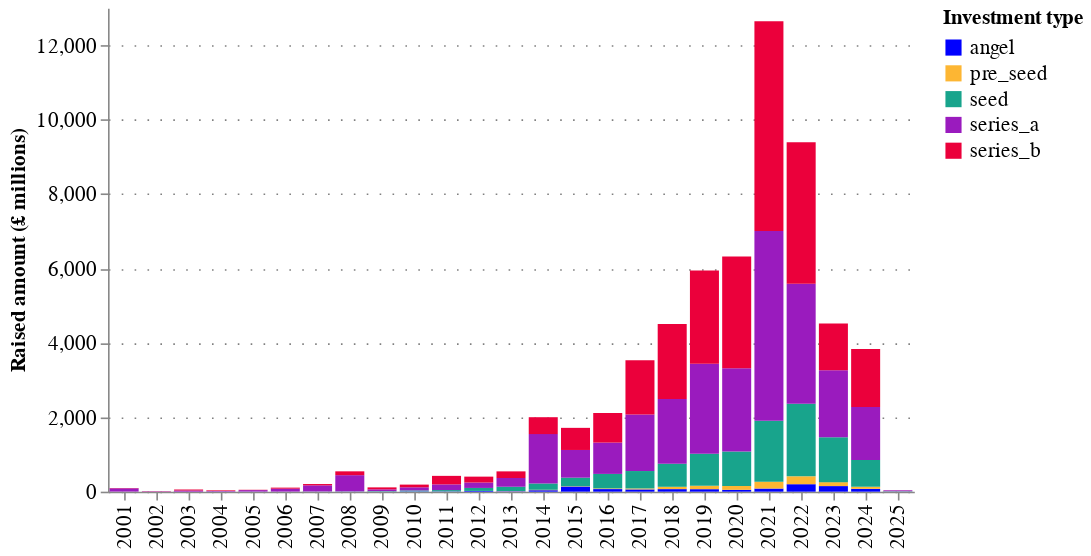

Write notebook code for a chart like this one.
### Code cell
analysis_crunchbase.chart_investment_types(aggregated_funding_types_df)

### Figure 1 — Vega-Lite specification as saved in the notebook (floating-point values rounded to 4 significant figures)
{"config": {"title": {"font": "Averta", "anchor": "start"}, "subtitle": {"font": "Averta"}, "axis": {"labelFont": "Averta", "titleFont": "Averta", "gridColor": "grey", "gridDash": [1, 7], "labelFontSize": 13, "titleFontSize": 13}, "header": {"labelFont": "Averta", "titleFont": "Averta"}, "legend": {"labelFont": "Averta", "titleFont": "Averta", "labelFontSize": 13, "titleFontSize": 13}, "range": {"category": ["#0000FF", "#FDB633", "#18A48C", "#9A1BBE", "#EB003B", "#FF6E47", "#646363", "#0F294A", "#97D9E3", "#A59BEE", "#F6A4B7", "#D2C9C0", "#FFFFFF", "#000000"], "ordinal": {"scheme": ["#0000FF", "#FDB633", "#18A48C", "#9A1BBE", "#EB003B", "#FF6E47", "#646363", "#0F294A", "#97D9E3", "#A59BEE", "#F6A4B7", "#D2C9C0", "#FFFFFF", "#000000"]}}, "view": {"strokeWidth": 0}}, "data": {"name": "data-8983f65b64715423c5838b7574e61c64"}, "mark": {"type": "bar"}, "encoding": {"color": {"field": "investment_type", "title": "Investment type", "type": "nominal"}, "order": {"field": "investment_type", "type": "nominal"}, "tooltip": [{"field": "year", "type": "quantitative"}, {"field": "investment_type", "type": "nominal"}, {"field": "raised_amount_gbp", "type": "quantitative"}], "x": {"field": "year", "title": "", "type": "ordinal"}, "y": {"field": "raised_amount_gbp", "title": "Raised amount (£ millions)", "type": "quantitative"}}, "height": 300, "title": {"anchor": "start", "text": "", "subtitle": "", "subtitleFont": "Averta", "subtitleFontSize": 13}, "width": 500, "$schema": "https://vega.github.io/schema/vega-lite/v5.20.1.json", "datasets": {"data-8983f65b64715423c5838b7574e61c64": [{"year": 2001, "investment_type": "angel", "raised_amount_gbp": 0.3466, "counts": 2}, {"year": 2001, "investment_type": "seed", "raised_amount_gbp": 1.801, "counts": 2}, {"year": 2001, "investment_type": "series_a", "raised_amount_gbp": 87.78, "counts": 4}, {"year": 2001, "investment_type": "series_b", "raised_amount_gbp": 7.766, "counts": 1}, {"year": 2002, "investment_type": "seed", "raised_amount_gbp": 0.3235, "counts": 1}, {"year": 2002, "investment_type": "series_a", "raised_amount_gbp": 10.31, "counts": 5}, {"year": 2002, "investment_type": "series_b", "raised_amount_gbp": 5.096, "counts": 2}, {"year": 2003, "investment_type": "angel", "raised_amount_gbp": 0.0, "counts": 1}, {"year": 2003, "investment_type": "seed", "raised_amount_gbp": 0.0326, "counts": 1}, {"year": 2003, "investment_type": "series_a", "raised_amount_gbp": 31.2, "counts": 7}, {"year": 2003, "investment_type": "series_b", "raised_amount_gbp": 26.57, "counts": 3}, {"year": 2004, "investment_type": "angel", "raised_amount_gbp": 0.0, "counts": 1}, {"year": 2004, "investment_type": "pre_seed", "raised_amount_gbp": 0.08896, "counts": 2}, {"year": 2004, "investment_type": "seed", "raised_amount_gbp": 2.405, "counts": 7}, {"year": 2004, "investment_type": "series_a", "raised_amount_gbp": 14.96, "counts": 6}, {"year": 2004, "investment_type": "series_b", "raised_amount_gbp": 17.44, "counts": 5}, {"year": 2005, "investment_type": "angel", "raised_amount_gbp": 2.48, "counts": 2}, {"year": 2005, "investment_type": "pre_seed", "raised_amount_gbp": 0.0, "counts": 1}, {"year": 2005, "investment_type": "seed", "raised_amount_gbp": 1.358, "counts": 7}, {"year": 2005, "investment_type": "series_a", "raised_amount_gbp": 37.75, "counts": 17}, {"year": 2005, "investment_type": "series_b", "raised_amount_gbp": 8.723, "counts": 3}, {"year": 2006, "investment_type": "angel", "raised_amount_gbp": 0.9943, "counts": 6}, {"year": 2006, "investment_type": "seed", "raised_amount_gbp": 1.446, "counts": 17}, {"year": 2006, "investment_type": "series_a", "raised_amount_gbp": 78.08, "counts": 21}, {"year": 2006, "investment_type": "series_b", "raised_amount_gbp": 27.65, "counts": 11}, {"year": 2007, "investment_type": "angel", "raised_amount_gbp": 1.113, "counts": 5}, {"year": 2007, "investment_type": "pre_seed", "raised_amount_gbp": 0.1255, "counts": 5}, {"year": 2007, "investment_type": "seed", "raised_amount_gbp": 3.99, "counts": 13}, {"year": 2007, "investment_type": "series_a", "raised_amount_gbp": 164.8, "counts": 30}, {"year": 2007, "investment_type": "series_b", "raised_amount_gbp": 35.04, "counts": 14}, {"year": 2008, "investment_type": "angel", "raised_amount_gbp": 2.478, "counts": 7}, {"year": 2008, "investment_type": "pre_seed", "raised_amount_gbp": 0.03304, "counts": 2}, {"year": 2008, "investment_type": "seed", "raised_amount_gbp": 5.817, "counts": 22}, {"year": 2008, "investment_type": "series_a", "raised_amount_gbp": 435.1, "counts": 26}, {"year": 2008, "investment_type": "series_b", "raised_amount_gbp": 103.0, "counts": 14}, {"year": 2009, "investment_type": "angel", "raised_amount_gbp": 1.624, "counts": 11}, {"year": 2009, "investment_type": "pre_seed", "raised_amount_gbp": 0.0427, "counts": 3}, {"year": 2009, "investment_type": "seed", "raised_amount_gbp": 12.65, "counts": 41}, {"year": 2009, "investment_type": "series_a", "raised_amount_gbp": 48.19, "counts": 25}, {"year": 2009, "investment_type": "series_b", "raised_amount_gbp": 52.67, "counts": 13}, {"year": 2010, "investment_type": "angel", "raised_amount_gbp": 8.844, "counts": 24}, {"year": 2010, "investment_type": "pre_seed", "raised_amount_gbp": 1.384, "counts": 6}, {"year": 2010, "investment_type": "seed", "raised_amount_gbp": 23.24, "counts": 60}, {"year": 2010, "investment_type": "series_a", "raised_amount_gbp": 84.27, "counts": 33}, {"year": 2010, "investment_type": "series_b", "raised_amount_gbp": 72.02, "counts": 9}, {"year": 2011, "investment_type": "angel", "raised_amount_gbp": 7.433, "counts": 26}, {"year": 2011, "investment_type": "pre_seed", "raised_amount_gbp": 1.223, "counts": 11}, {"year": 2011, "investment_type": "seed", "raised_amount_gbp": 33.75, "counts": 139}, {"year": 2011, "investment_type": "series_a", "raised_amount_gbp": 153.1, "counts": 48}, {"year": 2011, "investment_type": "series_b", "raised_amount_gbp": 229.1, "counts": 22}, {"year": 2012, "investment_type": "angel", "raised_amount_gbp": 17.38, "counts": 54}, {"year": 2012, "investment_type": "pre_seed", "raised_amount_gbp": 2.852, "counts": 21}, {"year": 2012, "investment_type": "seed", "raised_amount_gbp": 79.95, "counts": 215}, {"year": 2012, "investment_type": "series_a", "raised_amount_gbp": 145.4, "counts": 57}, {"year": 2012, "investment_type": "series_b", "raised_amount_gbp": 158.5, "counts": 23}, {"year": 2013, "investment_type": "angel", "raised_amount_gbp": 11.63, "counts": 49}, {"year": 2013, "investment_type": "pre_seed", "raised_amount_gbp": 5.379, "counts": 45}, {"year": 2013, "investment_type": "seed", "raised_amount_gbp": 114.9, "counts": 376}, {"year": 2013, "investment_type": "series_a", "raised_amount_gbp": 235.4, "counts": 102}, {"year": 2013, "investment_type": "series_b", "raised_amount_gbp": 178.0, "counts": 32}, {"year": 2014, "investment_type": "angel", "raised_amount_gbp": 38.75, "counts": 106}, {"year": 2014, "investment_type": "pre_seed", "raised_amount_gbp": 11.89, "counts": 54}, {"year": 2014, "investment_type": "seed", "raised_amount_gbp": 169.2, "counts": 593}, {"year": 2014, "investment_type": "series_a", "raised_amount_gbp": 1328.0, "counts": 149}, {"year": 2014, "investment_type": "series_b", "raised_amount_gbp": 454.1, "counts": 65}, {"year": 2015, "investment_type": "angel", "raised_amount_gbp": 138.1, "counts": 209}, {"year": 2015, "investment_type": "pre_seed", "raised_amount_gbp": 9.161, "counts": 80}, {"year": 2015, "investment_type": "seed", "raised_amount_gbp": 228.5, "counts": 718}, {"year": 2015, "investment_type": "series_a", "raised_amount_gbp": 744.9, "counts": 210}, {"year": 2015, "investment_type": "series_b", "raised_amount_gbp": 594.6, "counts": 76}, {"year": 2016, "investment_type": "angel", "raised_amount_gbp": 69.47, "counts": 191}, {"year": 2016, "investment_type": "pre_seed", "raised_amount_gbp": 17.91, "counts": 153}, {"year": 2016, "investment_type": "seed", "raised_amount_gbp": 389.8, "counts": 817}, {"year": 2016, "investment_type": "series_a", "raised_amount_gbp": 841.8, "counts": 231}, {"year": 2016, "investment_type": "series_b", "raised_amount_gbp": 796.2, "counts": 81}, {"year": 2017, "investment_type": "angel", "raised_amount_gbp": 60.55, "counts": 170}, {"year": 2017, "investment_type": "pre_seed", "raised_amount_gbp": 26.17, "counts": 237}, {"year": 2017, "investment_type": "seed", "raised_amount_gbp": 467.7, "counts": 908}, {"year": 2017, "investment_type": "series_a", "raised_amount_gbp": 1522.0, "counts": 277}, {"year": 2017, "investment_type": "series_b", "raised_amount_gbp": 1456.0, "counts": 134}, {"year": 2018, "investment_type": "angel", "raised_amount_gbp": 68.29, "counts": 132}, {"year": 2018, "investment_type": "pre_seed", "raised_amount_gbp": 62.96, "counts": 385}, {"year": 2018, "investment_type": "seed", "raised_amount_gbp": 619.8, "counts": 1069}, {"year": 2018, "investment_type": "series_a", "raised_amount_gbp": 1737.0, "counts": 336}, {"year": 2018, "investment_type": "series_b", "raised_amount_gbp": 2018.0, "counts": 136}, {"year": 2019, "investment_type": "angel", "raised_amount_gbp": 66.67, "counts": 147}, {"year": 2019, "investment_type": "pre_seed", "raised_amount_gbp": 90.62, "counts": 513}, {"year": 2019, "investment_type": "seed", "raised_amount_gbp": 860.0, "counts": 1173}, {"year": 2019, "investment_type": "series_a", "raised_amount_gbp": 2418.0, "counts": 331}, {"year": 2019, "investment_type": "series_b", "raised_amount_gbp": 2511.0, "counts": 157}, {"year": 2020, "investment_type": "angel", "raised_amount_gbp": 49.23, "counts": 132}, {"year": 2020, "investment_type": "pre_seed", "raised_amount_gbp": 102.7, "counts": 581}, {"year": 2020, "investment_type": "seed", "raised_amount_gbp": 929.5, "counts": 1164}, {"year": 2020, "investment_type": "series_a", "raised_amount_gbp": 2235.0, "counts": 352}, {"year": 2020, "investment_type": "series_b", "raised_amount_gbp": 3006.0, "counts": 164}, {"year": 2021, "investment_type": "angel", "raised_amount_gbp": 83.7, "counts": 160}, {"year": 2021, "investment_type": "pre_seed", "raised_amount_gbp": 184.1, "counts": 770}, {"year": 2021, "investment_type": "seed", "raised_amount_gbp": 1636.0, "counts": 1524}, {"year": 2021, "investment_type": "series_a", "raised_amount_gbp": 5100.0, "counts": 564}, {"year": 2021, "investment_type": "series_b", "raised_amount_gbp": 5643.0, "counts": 219}, {"year": 2022, "investment_type": "angel", "raised_amount_gbp": 200.5, "counts": 198}, {"year": 2022, "investment_type": "pre_seed", "raised_amount_gbp": 212.8, "counts": 701}, {"year": 2022, "investment_type": "seed", "raised_amount_gbp": 1948.0, "counts": 1413}, {"year": 2022, "investment_type": "series_a", "raised_amount_gbp": 3225.0, "counts": 411}, {"year": 2022, "investment_type": "series_b", "raised_amount_gbp": 3803.0, "counts": 187}, {"year": 2023, "investment_type": "angel", "raised_amount_gbp": 149.9, "counts": 155}, {"year": 2023, "investment_type": "pre_seed", "raised_amount_gbp": 105.9, "counts": 443}, {"year": 2023, "investment_type": "seed", "raised_amount_gbp": 1207.0, "counts": 1047}, {"year": 2023, "investment_type": "series_a", "raised_amount_gbp": 1805.0, "counts": 314}, {"year": 2023, "investment_type": "series_b", "raised_amount_gbp": 1251.0, "counts": 109}, {"year": 2024, "investment_type": "angel", "raised_amount_gbp": 76.45, "counts": 80}, {"year": 2024, "investment_type": "pre_seed", "raised_amount_gbp": 56.26, "counts": 252}, {"year": 2024, "investment_type": "seed", "raised_amount_gbp": 719.4, "counts": 619}, {"year": 2024, "investment_type": "series_a", "raised_amount_gbp": 1422.0, "counts": 230}, {"year": 2024, "investment_type": "series_b", "raised_amount_gbp": 1564.0, "counts": 113}, {"year": 2025, "investment_type": "pre_seed", "raised_amount_gbp": 0.0, "counts": 3}, {"year": 2025, "investment_type": "seed", "raised_amount_gbp": 10.34, "counts": 9}, {"year": 2025, "investment_type": "series_a", "raised_amount_gbp": 25.74, "counts": 5}, {"year": 2025, "investment_type": "series_b", "raised_amount_gbp": 1.934, "counts": 1}]}}
